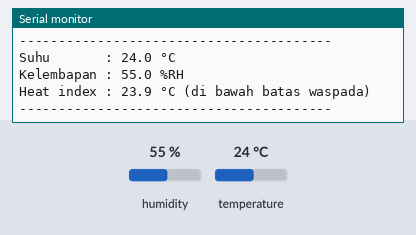
A sketch run on a simulated ESP32. Parts: the last lines printed to the serial monitor. Inputs (shaded band) come from the test bench; at power-on: temperature 24 °C, humidity 55 %.

Above: at 4.8 s.
4.9 s: temperature set to 28 °C
At 7.6 s:
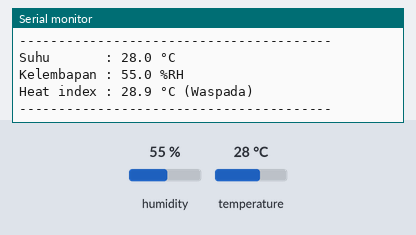
9.6 s: humidity set to 88 %
At 11.5 s:
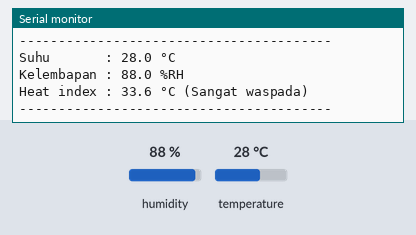
13.6 s: temperature set to 33 °C
At 15.5 s:
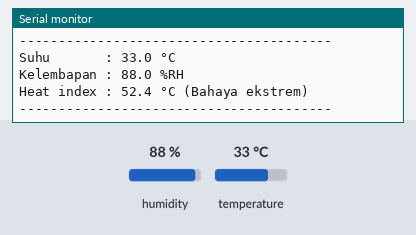
17.7 s: humidity set to 68 %
At 19.4 s:
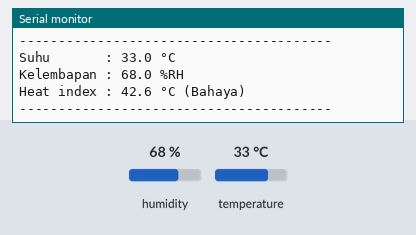
Timing chart, 0 to 20.9 s (numbered marks = the images above; inputs shaded):
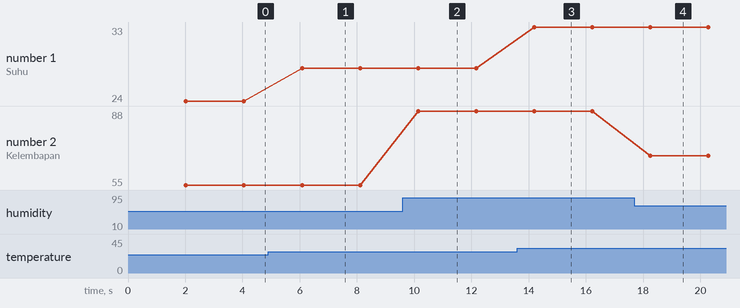

Measured:
- after the input at 4.9 s, the serial monitor: prints a new line after 1.2 s (image 1)
- after the input at 9.6 s, the serial monitor: prints a new line after 0.54 s (image 2)
- after the input at 13.6 s, the serial monitor: prints a new line after 0.59 s (image 3)
- after the input at 17.7 s, the serial monitor: prints a new line after 0.55 s (image 4)
- plotted number 1: 24 → 28 after the input at 4.9 s, 28 → 33 after the input at 13.6 s
- plotted number 2: 55 → 88 after the input at 9.6 s, 88 → 68 after the input at 17.7 s

The sketch:

p3_heat_index.ino
```cpp
/*
 * BAB 26 - Program 3: Kalkulator Heat Index
 * Menghitung suhu yang terasa (heat index) dari suhu dan kelembapan,
 * lalu menggolongkannya menurut tabel National Weather Service (NWS).
 *
 * Rangkaian: pin DHT (header hijau) → IO27
 */

#include <DHT.h>

#define DHT_PIN  27
#define DHT_TYPE DHT11

DHT dht(DHT_PIN, DHT_TYPE);

// Kategori heat index (°C). Batas dibulatkan dari tabel NWS (80, 90, 103, 125 °F).
const char *kategoriHeatIndex(float heatIndex) {
  if (heatIndex < 27.0) return "di bawah batas waspada";
  if (heatIndex < 32.0) return "Waspada";
  if (heatIndex < 39.0) return "Sangat waspada";
  if (heatIndex < 51.0) return "Bahaya";
  return "Bahaya ekstrem";
}

void setup() {
  Serial.begin(115200);
  dht.begin();
  Serial.println("BAB 26 - Program 3: Kalkulator Heat Index");
}

void loop() {
  delay(2000);  // DHT11 paling cepat dibaca sekali setiap 2 detik

  float kelembapan = dht.readHumidity();
  float suhu = dht.readTemperature();

  if (isnan(kelembapan) || isnan(suhu)) {
    Serial.println("Gagal membaca DHT11! Periksa kabel DHT -> IO27.");
    return;
  }

  // Parameter ketiga false = suhu yang dimasukkan dalam °C, hasilnya juga °C
  float heatIndex = dht.computeHeatIndex(suhu, kelembapan, false);

  Serial.printf("Suhu       : %.1f °C\n", suhu);
  Serial.printf("Kelembapan : %.1f %%RH\n", kelembapan);
  Serial.printf("Heat index : %.1f °C (%s)\n", heatIndex, kategoriHeatIndex(heatIndex));
  Serial.println("----------------------------------------");
}
```
